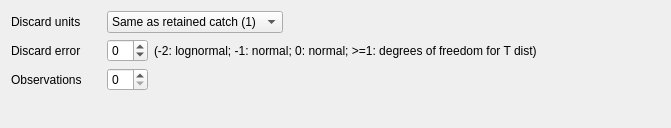
            <widget class="QWidget" name="tab_discard">
             <attribute name="title">
              <string>Discard</string>
             </attribute>
             <layout class="QVBoxLayout" name="verticalLayout_7">
              <item>
               <layout class="QGridLayout" name="gridLayout_discard">
                <item row="2" column="0" colspan="2">
                 <widget class="QLabel" name="label_discard_obs">
                  <property name="text">
                   <string>Observations</string>
                  </property>
                 </widget>
                </item>
                <item row="4" column="8">
                 <spacer name="horizontalSpacer_15">
                  <property name="orientation">
                   <enum>Qt::Horizontal</enum>
                  </property>
                  <property name="sizeType">
                   <enum>QSizePolicy::Maximum</enum>
                  </property>
                  <property name="sizeHint" stdset="0">
                   <size>
                    <width>80</width>
                    <height>20</height>
                   </size>
                  </property>
                 </spacer>
                </item>
                <item row="1" column="3" colspan="6">
                 <widget class="QLabel" name="label_discard_err_info">
                  <property name="text">
                   <string>(-2: lognormal; -1: normal; 0: normal; &gt;=1: degrees of freedom for T dist)</string>
                  </property>
                 </widget>
                </item>
                <item row="0" column="0" colspan="2">
                 <widget class="QLabel" name="label_discard_units">
                  <property name="text">
                   <string>Discard units</string>
                  </property>
                 </widget>
                </item>
                <item row="1" column="2">
                 <widget class="QSpinBox" name="spinBox_discard_err">
                  <property name="minimum">
                   <number>-1</number>
                  </property>
                 </widget>
                </item>
                <item row="1" column="0" colspan="2">
                 <widget class="QLabel" name="label_discard_err">
                  <property name="text">
                   <string>Discard error      </string>
                  </property>
                 </widget>
                </item>
                <item row="2" column="3" colspan="2">
                 <spacer name="horizontalSpacer_19">
                  <property name="orientation">
                   <enum>Qt::Horizontal</enum>
                  </property>
                  <property name="sizeType">
                   <enum>QSizePolicy::Maximum</enum>
                  </property>
                  <property name="sizeHint" stdset="0">
                   <size>
                    <width>80</width>
                    <height>20</height>
                   </size>
                  </property>
                 </spacer>
                </item>
                <item row="2" column="2">
                 <widget class="QSpinBox" name="spinBox_num_discard"/>
                </item>
                <item row="0" column="2" colspan="4">
                 <widget class="QComboBox" name="comboBox_discard_units">
                  <item>
                   <property name="text">
                    <string>Same as retained catch (1)</string>
                   </property>
                  </item>
                  <item>
                   <property name="text">
                    <string>Fraction of total catch (2)</string>
                   </property>
                  </item>
                  <item>
                   <property name="text">
                    <string>Numbers (thousands) (3)</string>
                   </property>
                  </item>
                 </widget>
                </item>
                <item row="2" column="7">
                 <spacer name="horizontalSpacer_10">
                  <property name="orientation">
                   <enum>Qt::Horizontal</enum>
                  </property>
                  <property name="sizeHint" stdset="0">
                   <size>
                    <width>40</width>
                    <height>20</height>
                   </size>
                  </property>
                 </spacer>
                </item>
                <item row="3" column="0" rowspan="2" colspan="8">
                 <layout class="QVBoxLayout" name="verticalLayout_discard"/>
                </item>
               </layout>
              </item>
             </layout>
            </widget>
